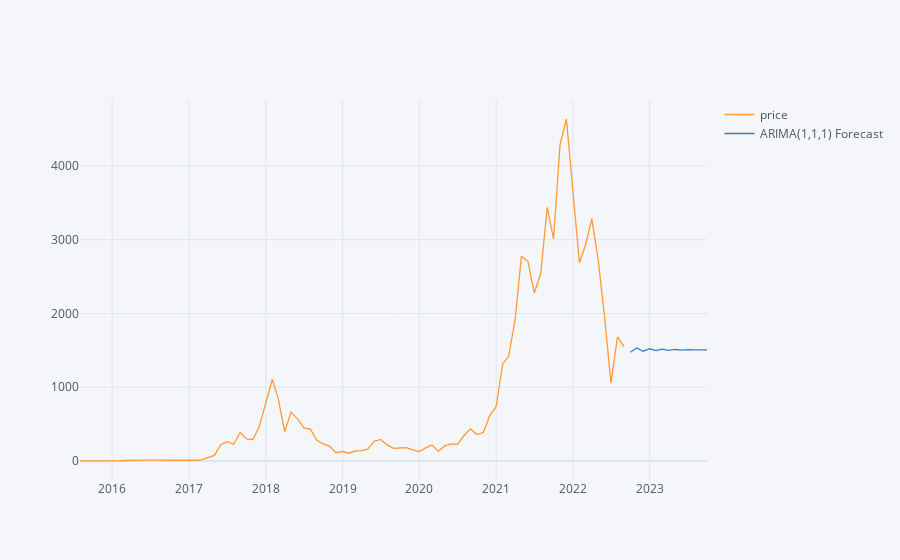

Notebook cell for this chart:
### Code cell
# same plot as above but with plotly
result = df2.join(fcast, how='outer')
result[['price','ARIMA(1,1,1) Forecast']].iplot()
